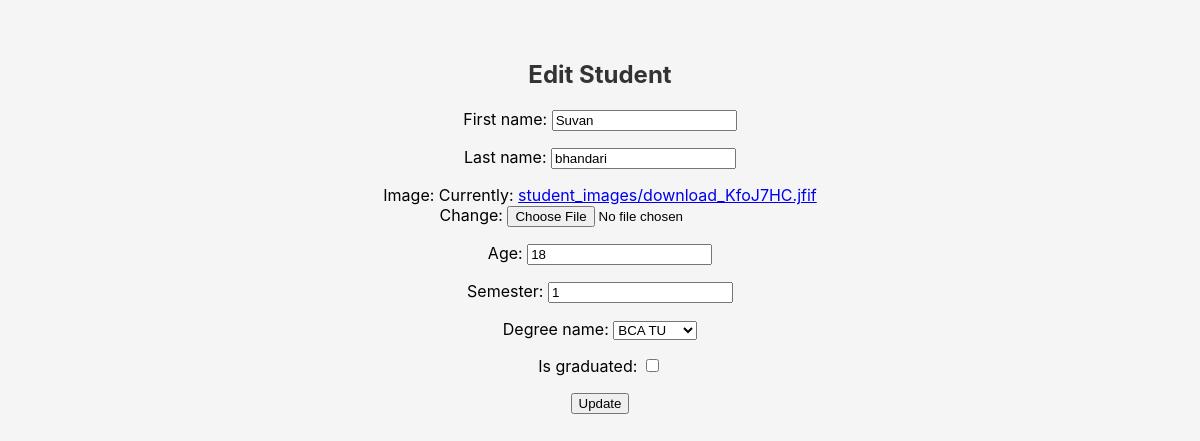
Screenshot of /students/edit/7/ with the database file from the repository.
### students/models.py (models this page shows, shortened)
class Student(models.Model):
    first_name=models.CharField(max_length=100)
    last_name=models.CharField(max_length=100)
    image=models.ImageField(upload_to='student_images/',default='default.jpg')
    age=models.IntegerField()
    semester=models.CharField(max_length=10)
    degree_name=models.ForeignKey(degree, on_delete=models.SET_NULL, null=True)
    is_graduated=models.BooleanField(default=False)

class degree(models.Model):
    degree_name=models.CharField(max_length=100)
    university=models.CharField(max_length=100)
    def __str__(self):
        return f"{self.degree_name} {self.university}"

### students/views.py (the view)
class edit_student(UpdateView):
    model = Student
    form_class = Studentform
    template_name = 'edit_student.html'
    pk_url_kwarg = 'id'
    success_url = reverse_lazy('home')

### students/forms.py
class Studentform(forms.ModelForm):
    class Meta:
        model= Student
        fields='__all__'

### templates/edit_student.html (shortened to what this page needs)
{% load static %}
<!DOCTYPE html>
<html lang="en">
<head>
<link rel="stylesheet" href="{% static 'css/styles.css' %}">
<link rel="stylesheet" href="https://cdnjs.cloudflare.com/ajax/libs/font-awesome/4.7.0/css/font-awesome.min.css">
</head>
<body>
    <h2>Edit Student</h2>
    <form action="{% url 'edit_student' id=student.id %}" method="post" enctype="multipart/form-data">
        {{ form.as_p }}
        <button type="submit">Update</button>
    </form>
</body>
</html>

### static/css/styles.css (style rules this page uses)
body { font-family: "Inter", sans-serif; background: #f5f5f5; margin: 0; padding: 40px; text-align: center; }
h2 { margin-bottom: 20px; color: #333; }

### rows the page displays
Student: first_name "Suvan", last_name "bhandari", age "18", semester "1"
degree: degree_name "BCA TU"
